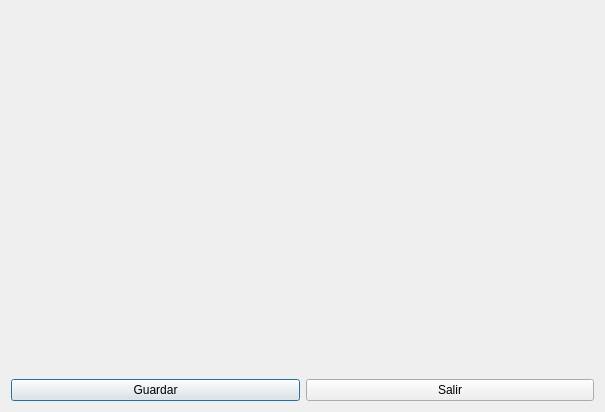
<?xml version="1.0" encoding="UTF-8"?>
<ui version="4.0">
 <class>PERPScriptEditDlg</class>
 <widget class="QDialog" name="PERPScriptEditDlg">
  <property name="geometry">
   <rect>
    <x>0</x>
    <y>0</y>
    <width>605</width>
    <height>412</height>
   </rect>
  </property>
  <property name="windowTitle">
   <string>Script Editor</string>
  </property>
  <property name="windowIcon">
   <iconset resource="../../../resources/resources.qrc">
    <normaloff>:/aplicacion/images/alephLogoIcon.ico</normaloff>:/aplicacion/images/alephLogoIcon.ico</iconset>
  </property>
  <layout class="QGridLayout" name="gridLayout">
   <item row="0" column="0" colspan="2">
    <widget class="DBCodeEdit" name="txtScript" native="true"/>
   </item>
   <item row="1" column="0">
    <widget class="QPushButton" name="pbSave">
     <property name="text">
      <string>Guardar</string>
     </property>
     <property name="icon">
      <iconset resource="../../../resources/resources.qrc">
       <normaloff>:/aplicacion/images/ok.png</normaloff>:/aplicacion/images/ok.png</iconset>
     </property>
    </widget>
   </item>
   <item row="1" column="1">
    <widget class="QPushButton" name="pbCancel">
     <property name="text">
      <string>Salir</string>
     </property>
     <property name="icon">
      <iconset resource="../../../resources/resources.qrc">
       <normaloff>:/generales/images/close.png</normaloff>:/generales/images/close.png</iconset>
     </property>
    </widget>
   </item>
  </layout>
 </widget>
 <customwidgets>
  <customwidget>
   <class>DBCodeEdit</class>
   <extends>QWidget</extends>
   <header>widgets/dbcodeedit.h</header>
  </customwidget>
 </customwidgets>
 <resources>
  <include location="../../../resources/resources.qrc"/>
  <include location="../../../resources/resources.qrc"/>
 </resources>
 <connections/>
</ui>
